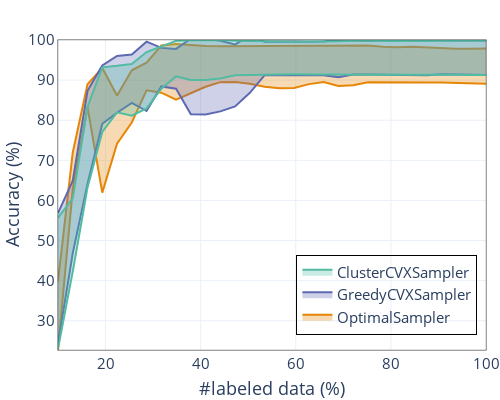

Here is the notebook cell this chart was saved with:
### Code cell
plot([optimal, argmax, spectral], 
     ["OptimalSampler", "GreedyCVXSampler", "ClusterCVXSampler"], 
     filename="cvx_optimal_K={}_sigma={}_alpha={}.pdf".format(K, sigma, alpha), 
     opacity=0.3)
